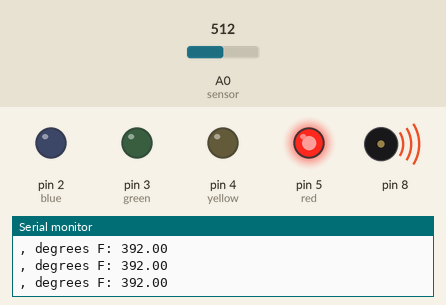
This sketch was run on a simulated Arduino Uno, built with avr-gcc and run on an emulated ATmega328P. Parts: output pins drawn as LEDs (lit = HIGH), buzzer (waves = sounding), the last lines printed to the serial monitor. The test bench sets the inputs (shaded band); at power-on: A0 (sensor) = 512.

Above: at 1.3 s.
1.4 s: A0 (sensor) set to 190
2.9 s: A0 (sensor) set to 163
At 3.4 s:
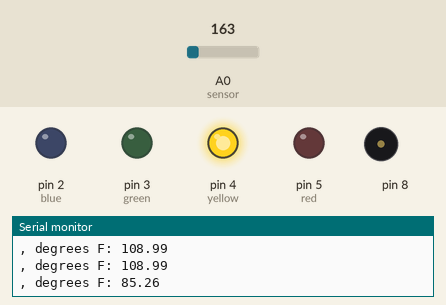
4.5 s: A0 (sensor) set to 149
6.0 s: A0 (sensor) set to 128
At 7.0 s:
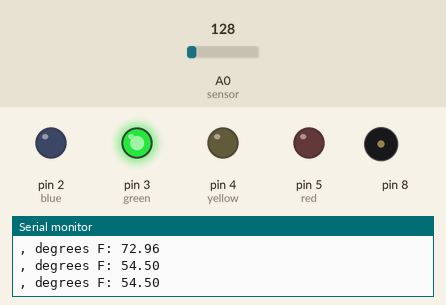
7.5 s: A0 (sensor) set to 108
9.0 s: A0 (sensor) set to 92
At 9.5 s:
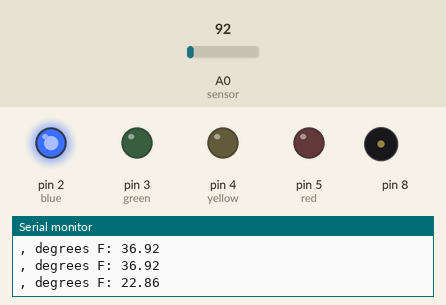
Timing chart, 0 to 11.5 s (numbered marks = the images above; inputs shaded):
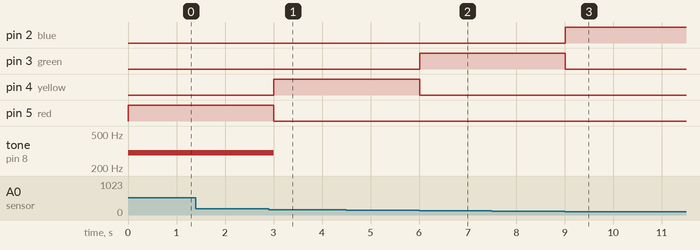

Measured:
- the behaviour switches between 180 and 179 on A0 (sensor) (found by bisection; images 0 and 1)
- the behaviour switches between 140 and 139 on A0 (sensor) (found by bisection; images 1 and 2)
- the behaviour switches between 103 and 102 on A0 (sensor) (found by bisection; images 2 and 3)
- after the input at 2.9 s, pin 4 (yellow): LOW → HIGH after 0.11 s; pin 5 (red): HIGH → LOW after 0.11 s; tone on pin 8: 300 Hz → silent after 0.11 s
- after the input at 6.0 s, pin 3 (green): LOW → HIGH at once; pin 4 (yellow): HIGH → LOW at once
- after the input at 9.0 s, pin 2 (blue): LOW → HIGH at once; pin 3 (green): HIGH → LOW at once

The sketch:

Overheat_Detect.ino
```cpp
/*Term Project for Chris Sporski
 * Temperature sensor
 *
 */

const int sensor = A0;
const int blue = 2;
const int green = 3;
const int yellow = 4;
const int red = 5;

void setup() {
  // open a serial connection to display values
  Serial.begin(9600);

  pinMode(blue, OUTPUT);
  digitalWrite(blue, LOW);
  pinMode(green, OUTPUT);
  digitalWrite(green, LOW);
  pinMode(yellow, OUTPUT);
  digitalWrite(yellow, LOW);
  pinMode(red, OUTPUT);
  digitalWrite(red, LOW);

}

void loop() {


  // This chunk of code reads in a value, converts it to volts,
  // then to degrees C, then to degrees F, and displays the value
  // so testing could be accurate.
  int sensorVal = analogRead(sensor);
  double voltage = (sensorVal / 1024.0) * 5.0;
  Serial.print(", degrees F: ");
  double temp = (voltage - .5) * 100;
  temp = (temp * 1.8) + 32;
  Serial.println(temp);

  if( temp <= 32.00){         //displays blue light, no sound
    digitalWrite(blue, HIGH);
    digitalWrite(green, LOW);
    digitalWrite(yellow, LOW);
    digitalWrite(red, LOW);
    noTone(8);
  }

  if( temp > 32.00 && temp <= 65.00){   // displays green light, no sound
    digitalWrite(blue, LOW);
    digitalWrite(green, HIGH);
    digitalWrite(yellow, LOW);
    digitalWrite(red, LOW);
    noTone(8);
  }
  if( temp > 65.00 && temp < 100.00){   // displays yellow light, no sound
    digitalWrite(blue, LOW);
    digitalWrite(green, LOW);
    digitalWrite(yellow,HIGH);
    digitalWrite(red, LOW);
    noTone(8);

  }

  if( temp >= 100.00){        //displays red light, tone is played
    tone(8, 300);
    digitalWrite(blue, LOW);
    digitalWrite(green, LOW);
    digitalWrite(yellow, LOW);
    digitalWrite(red, HIGH);
  }

  delay(500);     //delays for a little and then loops back
}
```
